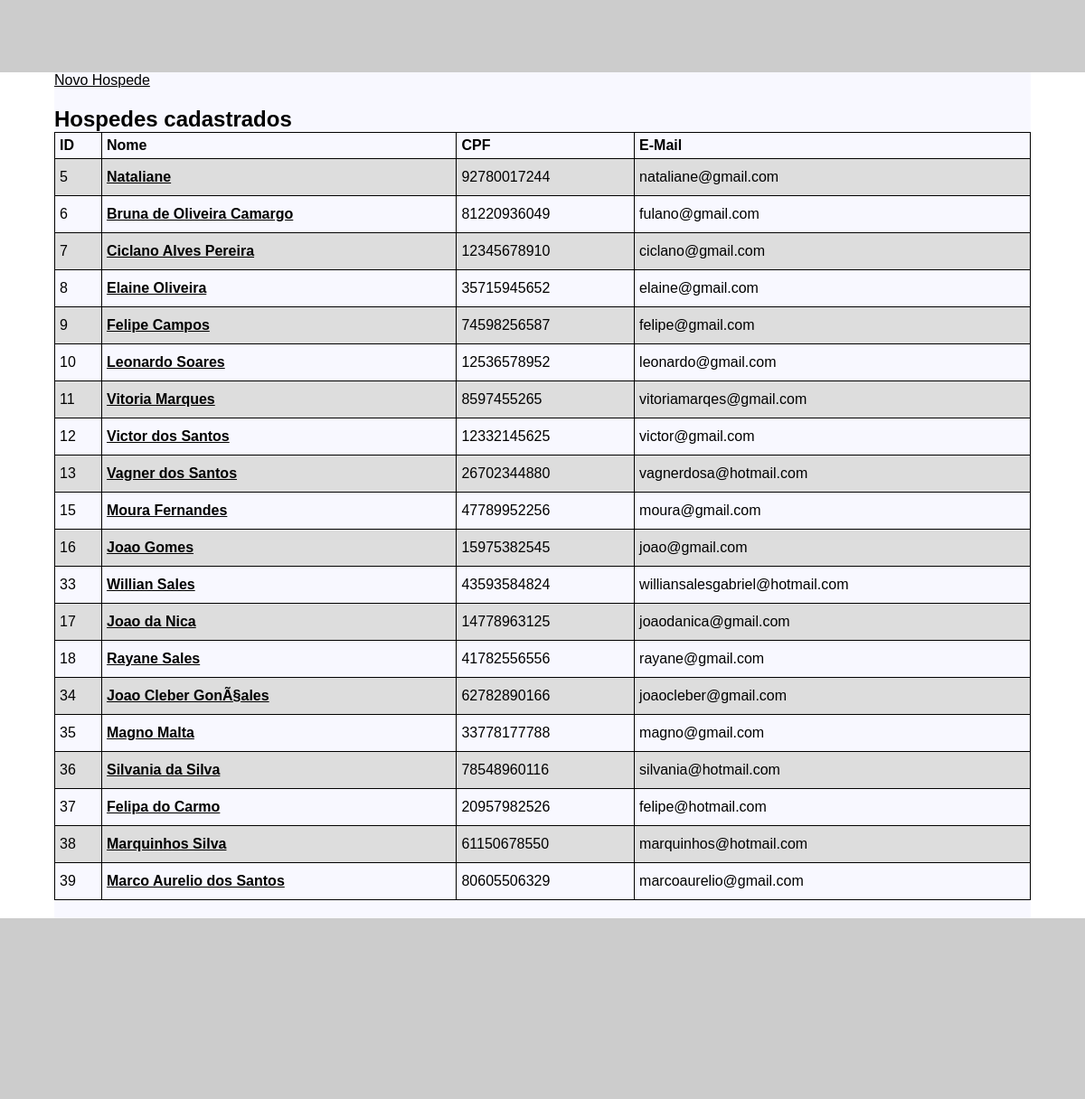
Page /lista-hospedes.php (signed in) on the earlier database version.
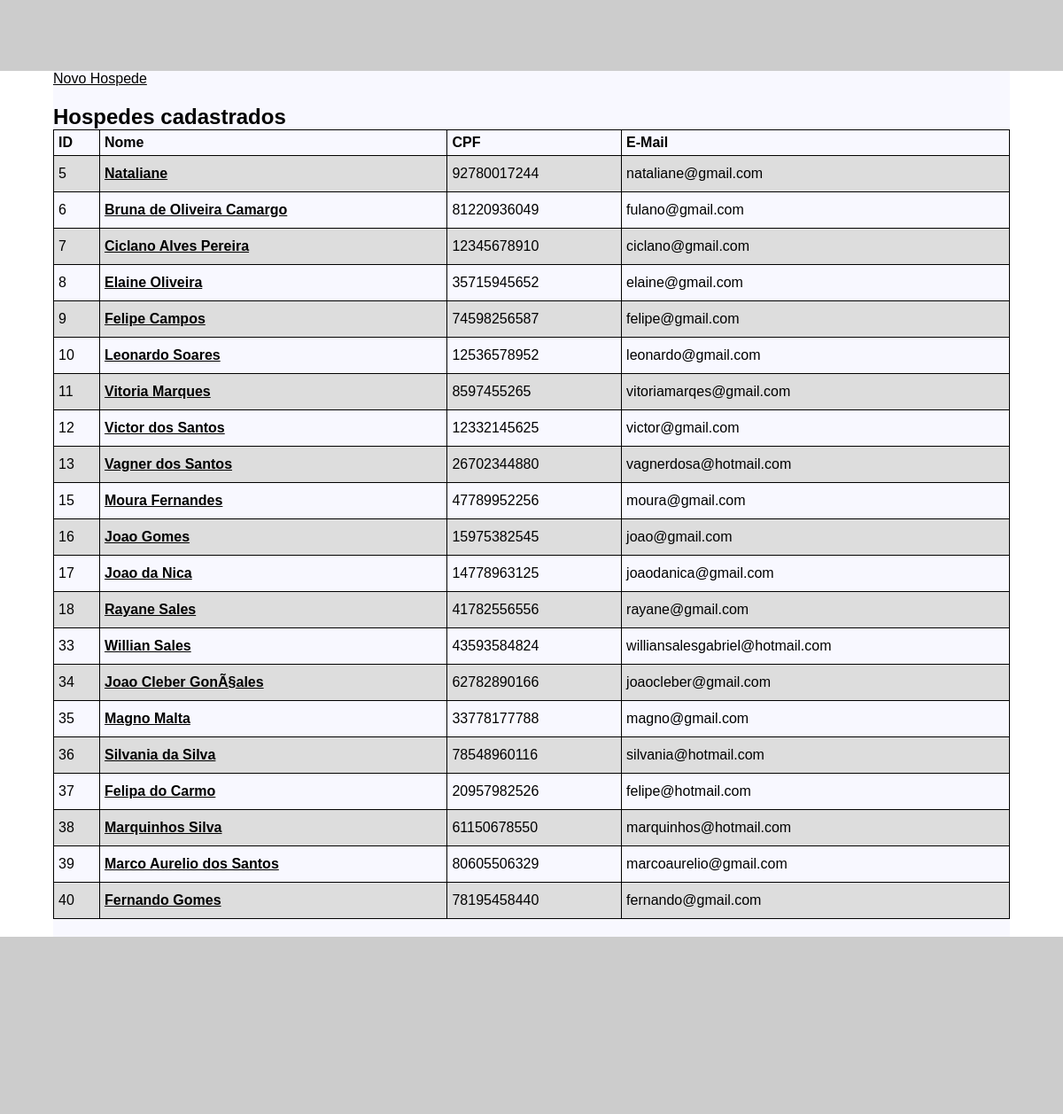
Same page on the later database version.
### tables this page shows
CREATE TABLE IF NOT EXISTS `hospedes` (
  `id` int(11) NOT NULL AUTO_INCREMENT,
  `nome_completo` varchar(255) NOT NULL,
  `CPF` varchar(11) NOT NULL,
  `email` varchar(255) NOT NULL,
  `celular` varchar(11) NOT NULL,
  `telefone` varchar(10) DEFAULT NULL,
  `status` tinyint(11) DEFAULT '1',
  `dataCadastro` datetime DEFAULT NULL,
  `id_funcionario` int(11) DEFAULT NULL,
  PRIMARY KEY (`id`),
  UNIQUE KEY `email` (`email`),
  UNIQUE KEY `CPF` (`CPF`),
  KEY `CPF_2` (`CPF`),
  KEY `id_funcionario` (`id_funcionario`)
);

### server/conexao.class.php (called while the page is built, shortened)
<?php
abstract class Conexao{
    public function __construct(){
        $this->dbname = 'gestao-hoteleira';
        $this->host = 'localhost';
        $this->dbuser = 'root';
        $this->dbpass = '';
        try{
            $this->pdo = new PDO("mysql:host=".$this->host.";dbname=".$this->dbname, $this->dbuser, $this->dbpass);
        }catch(PDOException $e){
            $this->setStatus("Não conectado!");
        }
    }
}

### server/hospede.class.php (called while the page is built, shortened)
<?php
require_once 'conexao.class.php';
class Hospede extends Conexao{
    public function listarHospedes(){
        $sql = "SELECT * FROM hospedes WHERE status = 1";
        $sql = $this->pdo->query($sql);
        if($sql->rowCount() > 0){
            return $sql->fetchAll();
        }else{
            return array();
        }
    }
}

### lista-hospedes.php (the view, shortened to what this page needs)
<?php
require_once 'server/hospede.class.php';
$hospede = new Hospede();
require_once 'header.php';
?>
<div class="container">
    <a href="cadastrar-hospede.php">Novo Hospede</a>
    <div class="lista-hospedes">
        <h2>Hospedes cadastrados</h2>
        <table>
            <tr>
                <th>ID</th>
                <th>Nome</th>
                <th>CPF</th>
                <th class="lastCol">E-Mail</th>
            </tr>
            <?php
            $lista = $hospede->listarHospedes();
            foreach($lista as $valor):
            ?>
            <tr>
                <td><?php echo $valor['id']; ?></td>
                <td><a href="detalhes-hospede.php?id=<?php echo $valor['id']; ?>"><strong><?php echo $valor['nome_completo']; ?></strong></a></td>
                <td><?php echo $valor['CPF']; ?></td>
                <td class="lastCol"><?php echo $valor['email']; ?></td>
            </tr>
            <?php
            endforeach;
            ?>
        </table>
    </div>
</div>
<?php
require_once 'footer.php';
?>

Differences in the rows shown:
changed hospedes "Willian Sales": moves down the list
added hospedes: id "40", nome_completo "Fernando Gomes", CPF "78195458440", email "fernando@gmail.com"
